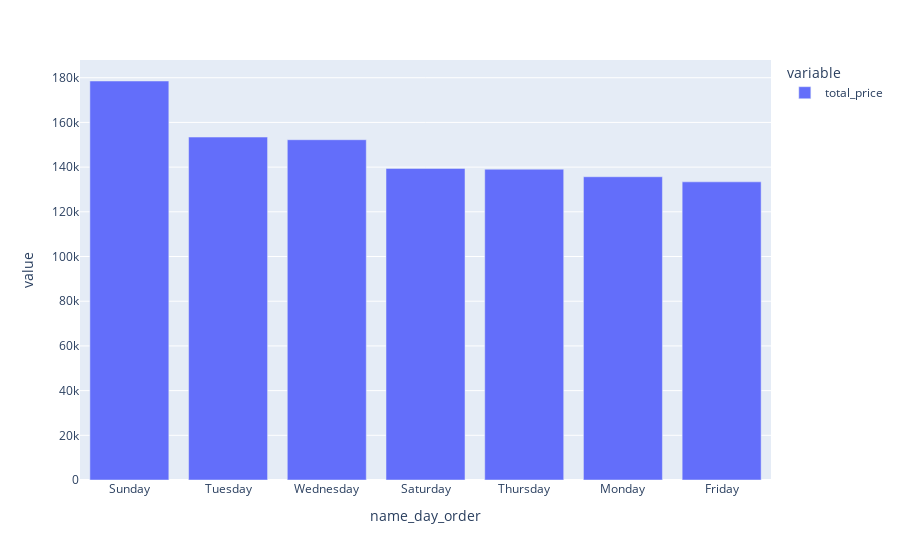

Notebook code for this chart:
### Code cell
px.bar(spoc.groupby('name_day_order')[['total_price']].sum().sort_values(by='total_price',ascending = False))

### Figure 1 — Plotly figure (JSON) as saved in the notebook; plotly's stock layout.template omitted (floating-point values rounded to 4 significant figures)
{"data": [{"alignmentgroup": "True", "hovertemplate": "variable=total_price<br>name_day_order=%{x}<br>value=%{y}<extra></extra>", "legendgroup": "total_price", "marker": {"color": "#636efa", "pattern": {"shape": ""}}, "name": "total_price", "offsetgroup": "total_price", "orientation": "v", "showlegend": true, "textposition": "auto", "type": "bar", "x": ["Sunday", "Tuesday", "Wednesday", "Saturday", "Thursday", "Monday", "Friday"], "xaxis": "x", "y": [178532, 153443, 152252, 139406, 139061, 135692, 133414], "yaxis": "y"}], "layout": {"barmode": "relative", "legend": {"title": {"text": "variable"}, "tracegroupgap": 0}, "margin": {"t": 60}, "xaxis": {"anchor": "y", "domain": [0, 1], "title": {"text": "name_day_order"}}, "yaxis": {"anchor": "x", "domain": [0, 1], "title": {"text": "value"}}}}
